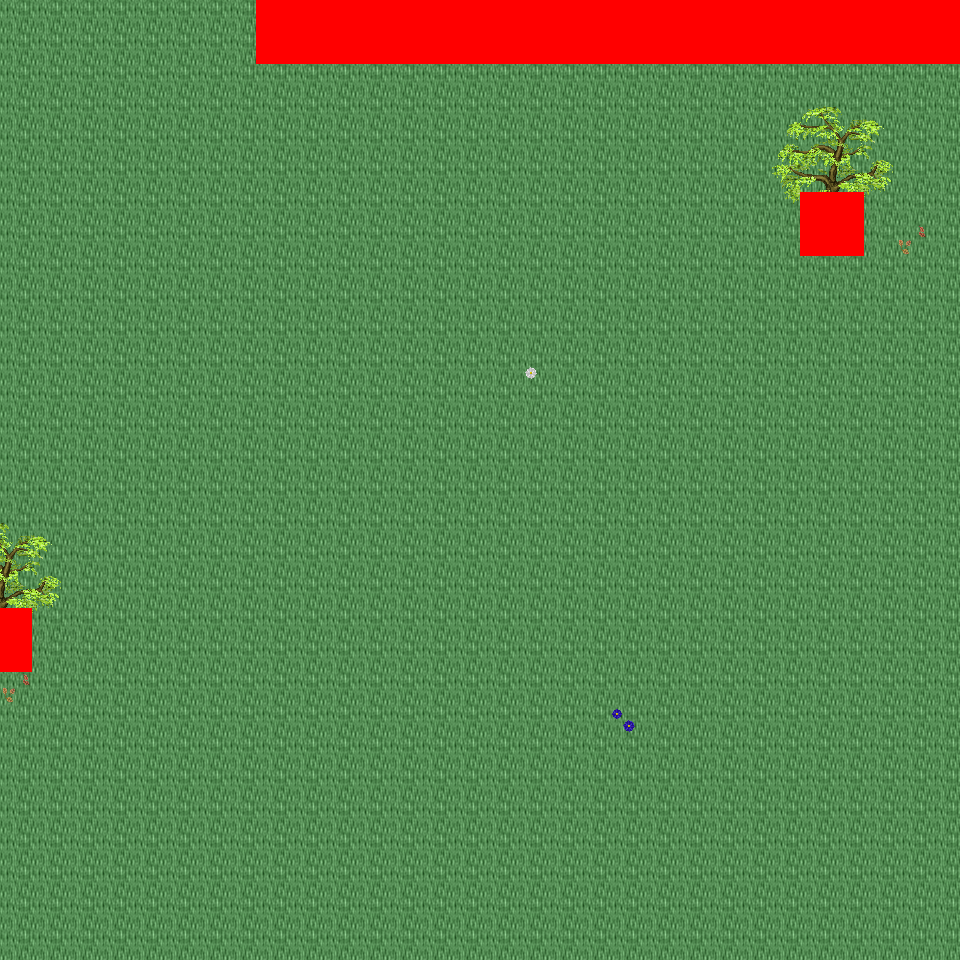

Tiled map render using the project's own tile images. Description and the map definition, with tile-layer contents summarised, below:
An orthogonal 30x30 tile map with 32x32 px tiles, 6 tile layers (Ground, Object, Object2, Above, ...), 32 tilesets and 4 objects (4x mapExit).

<map version="1.0" orientation="orthogonal" renderorder="right-down" width="30" height="30" tilewidth="32" tileheight="32" nextobjectid="5">
  <tileset firstgid="1" name="tileset_logic_collision" tilewidth="32" tileheight="32" tilecount="1" columns="1">
    <image source="../drawable/tileset_logic_collision.png" width="32" height="32" />
  </tileset>
  <tileset firstgid="2" name="tileset_ground_ground" tilewidth="32" tileheight="32" tilecount="33" columns="3">
    <image source="../drawable/tileset_ground_ground.png" width="96" height="352" />
  </tileset>
  <tileset firstgid="35" name="tileset_building_castle" tilewidth="32" tileheight="32" tilecount="320" columns="20">
    <image source="../drawable/tileset_building_castle.png" width="640" height="512" />
  </tileset>
  <tileset firstgid="355" name="tileset_building_roof_blue" tilewidth="32" tileheight="32" tilecount="20" columns="5">
    <image source="../drawable/tileset_building_roof_blue.png" width="160" height="128" />
  </tileset>
  <tileset firstgid="375" name="tileset_item_weapon_cannon" tilewidth="32" tileheight="32" tilecount="12" columns="3">
    <image source="../drawable/tileset_item_weapon_cannon.png" width="96" height="128" />
  </tileset>
  <tileset firstgid="387" name="tileset_ground_stonecircle" tilewidth="32" tileheight="32" tilecount="81" columns="9">
    <image source="../drawable/tileset_ground_stonecircle.png" width="288" height="288" />
  </tileset>
  <tileset firstgid="468" name="tileset_ground_grass_edges" tilewidth="32" tileheight="32" tilecount="36" columns="12">
    <image source="../drawable/tileset_ground_grass_edges.png" width="384" height="96" />
  </tileset>
  <tileset firstgid="504" name="tileset_ground_grass_corners" tilewidth="32" tileheight="32" tilecount="24" columns="6">
    <image source="../drawable/tileset_ground_grass_corners.png" width="192" height="128" />
  </tileset>
  <tileset firstgid="528" name="tileset_plant_tree_fall_trees" tilewidth="32" tileheight="32" tilecount="40" columns="8">
    <image source="../drawable/tileset_plant_tree_fall_trees.png" width="256" height="160" />
  </tileset>
  <tileset firstgid="568" name="tileset_plant_tree_locust_tree" tilewidth="32" tileheight="32" tilecount="20" columns="4">
    <image source="../drawable/tileset_plant_tree_locust_tree.png" width="128" height="160" />
  </tileset>
  <tileset firstgid="588" name="tileset_furniture_light_lamp_blue" tilewidth="32" tileheight="32" tilecount="3" columns="1">
    <image source="../drawable/tileset_furniture_light_lamp_blue.png" width="32" height="96" />
  </tileset>
  <tileset firstgid="591" name="tileset_item_pot_pot_purple" tilewidth="32" tileheight="32" tilecount="1" columns="1">
    <image source="../drawable/tileset_item_pot_pot_purple.png" width="32" height="32" />
  </tileset>
  <tileset firstgid="592" name="tileset_item_pot_barrel_with_flower" tilewidth="32" tileheight="32" tilecount="2" columns="2">
    <image source="../drawable/tileset_item_pot_barrel_with_flower.png" width="64" height="32" />
  </tileset>
  <tileset firstgid="594" name="tileset_item_textile_laundry" tilewidth="32" tileheight="32" tilecount="16" columns="4">
    <image source="../drawable/tileset_item_textile_laundry.png" width="128" height="128" />
  </tileset>
  <tileset firstgid="610" name="tileset_plant_flower_daisy_blue" tilewidth="32" tileheight="32" tilecount="8" columns="2">
    <image source="../drawable/tileset_plant_flower_daisy_blue.png" width="64" height="128" />
  </tileset>
  <tileset firstgid="618" name="tileset_plant_flower_daisy_red" tilewidth="32" tileheight="32" tilecount="8" columns="2">
    <image source="../drawable/tileset_plant_flower_daisy_red.png" width="64" height="128" />
  </tileset>
  <tileset firstgid="626" name="tileset_plant_flower_daisy_white" tilewidth="32" tileheight="32" tilecount="8" columns="2">
    <image source="../drawable/tileset_plant_flower_daisy_white.png" width="64" height="128" />
  </tileset>
  <tileset firstgid="634" name="tileset_plant_flower_daisy_yellow" tilewidth="32" tileheight="32" tilecount="8" columns="2">
    <image source="../drawable/tileset_plant_flower_daisy_yellow.png" width="64" height="128" />
  </tileset>
  <tileset firstgid="642" name="tileset_light_dim_light_7x5" tilewidth="32" tileheight="32" tilecount="35" columns="7">
    <image source="../drawable/tileset_light_dim_light_7x5.png" width="224" height="160" />
  </tileset>
  <tileset firstgid="677" name="tileset_plant_stump_small_stump" tilewidth="32" tileheight="32" tilecount="4" columns="2">
    <image source="../drawable/tileset_plant_stump_small_stump.png" width="64" height="64" />
  </tileset>
  <tileset firstgid="681" name="tileset_plant_stump_stump_pale_purple" tilewidth="32" tileheight="32" tilecount="4" columns="2">
    <image source="../drawable/tileset_plant_stump_stump_pale_purple.png" width="64" height="64" />
  </tileset>
  <tileset firstgid="685" name="tileset_plant_indoor_small_flowerpots" tilewidth="32" tileheight="32" tilecount="4" columns="2">
    <image source="../drawable/tileset_plant_indoor_small_flowerpots.png" width="64" height="64" />
  </tileset>
  <tileset firstgid="689" name="tileset_plant_leaves" tilewidth="32" tileheight="32" tilecount="8" columns="4">
    <image source="../drawable/tileset_plant_leaves.png" width="128" height="64" />
  </tileset>
  <tileset firstgid="697" name="tileset_building_decoration_chimney" tilewidth="32" tileheight="32" tilecount="2" columns="1">
    <image source="../drawable/tileset_building_decoration_chimney.png" width="32" height="64" />
  </tileset>
  <tileset firstgid="699" name="tileset_building_decoration_orbpedestal" tilewidth="32" tileheight="32" tilecount="2" columns="1">
    <image source="../drawable/tileset_building_decoration_orbpedestal.png" width="32" height="64" />
  </tileset>
  <tileset firstgid="701" name="tileset_light_light_5x5" tilewidth="32" tileheight="32" tilecount="25" columns="5">
    <image source="../drawable/tileset_light_light_5x5.png" width="160" height="160" />
  </tileset>
  <tileset firstgid="726" name="tileset_plant_lily_pads" tilewidth="32" tileheight="32" tilecount="2" columns="1">
    <image source="../drawable/tileset_plant_lily_pads.png" width="32" height="64" />
  </tileset>
  <tileset firstgid="728" name="tileset_ground_ground_3" tilewidth="32" tileheight="32" tilecount="5" columns="5">
    <image source="../drawable/tileset_ground_ground_3.png" width="160" height="32" />
  </tileset>
  <tileset firstgid="733" name="tileset_building_cottage" tilewidth="32" tileheight="32" tilecount="256" columns="16">
    <image source="../drawable/tileset_building_cottage.png" width="512" height="512" />
  </tileset>
  <tileset firstgid="989" name="tileset_building_roof_thatched_roof" tilewidth="32" tileheight="32" tilecount="256" columns="16">
    <image source="../drawable/tileset_building_roof_thatched_roof.png" width="512" height="512" />
  </tileset>
  <tileset firstgid="1245" name="tileset_building_window_windows" tilewidth="32" tileheight="32" tilecount="256" columns="16">
    <image source="../drawable/tileset_building_window_windows.png" width="512" height="512" />
  </tileset>
  <tileset firstgid="1501" name="tileset_building_door_doors" tilewidth="32" tileheight="32" tilecount="256" columns="16">
    <image source="../drawable/tileset_building_door_doors.png" width="512" height="512" />
  </tileset>
  <layer name="Ground" width="30" height="30">
    <data>[900 cells, 900 non-empty, 3 distinct tile ids]</data>
  </layer>
  <layer name="Object" width="30" height="30">
    <data>[900 cells, 5 non-empty, 4 distinct tile ids]</data>
  </layer>
  <layer name="Object2" width="30" height="30">
    <data>[900 cells, 7 non-empty, 6 distinct tile ids]</data>
  </layer>
  <layer name="Above" width="30" height="30">
    <data>[900 cells, 24 non-empty, 16 distinct tile ids]</data>
  </layer>
  <layer name="Above2" width="30" height="30">
    <data>[900 cells, 0 non-empty, 0 distinct tile ids]</data>
  </layer>
  <layer name="Walkable" width="30" height="30">
    <data>[900 cells, 50 non-empty, 1 distinct tile ids]</data>
  </layer>
  <objectgroup name="MapEvents">
    <object id="1" name="north" type="mapExit" x="0" y="0" width="256" height="32">
      <properties>
        <property name="map" value="level_0_x38_y61" />
        <property name="x" value="0" />
        <property name="y" value="28" />
      </properties>
    </object>
    <object id="2" name="south" type="mapExit" x="0" y="928" width="960" height="32">
      <properties>
        <property name="map" value="level_0_x38_y63" />
        <property name="x" value="0" />
        <property name="y" value="1" />
      </properties>
    </object>
    <object id="3" name="west" type="mapExit" x="0" y="0" width="32" height="608">
      <properties>
        <property name="map" value="level_0_x37_y62" />
        <property name="x" value="28" />
        <property name="y" value="0" />
      </properties>
    </object>
    <object id="4" name="west2" type="mapExit" x="0" y="672" width="32" height="288">
      <properties>
        <property name="map" value="level_0_x37_y62" />
        <property name="x" value="28" />
        <property name="y" value="21" />
      </properties>
    </object>
  </objectgroup>
</map>
